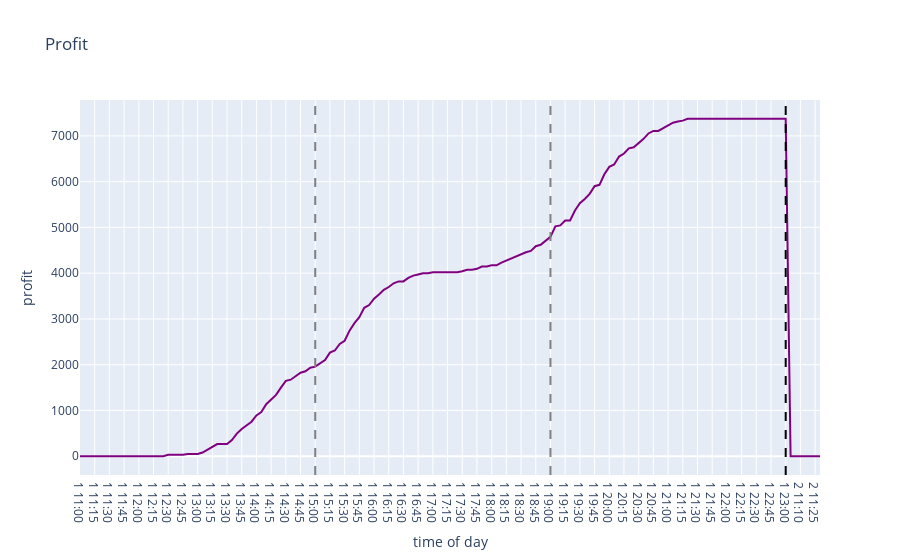
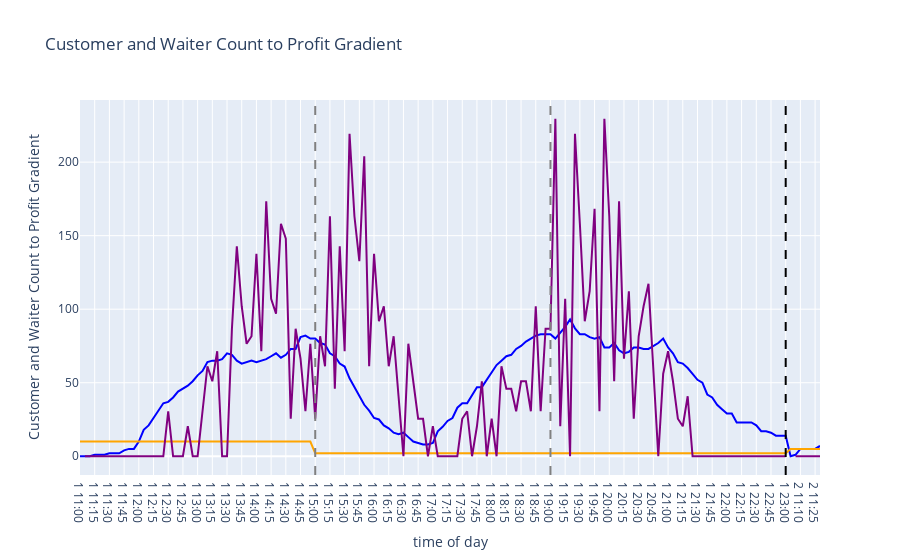
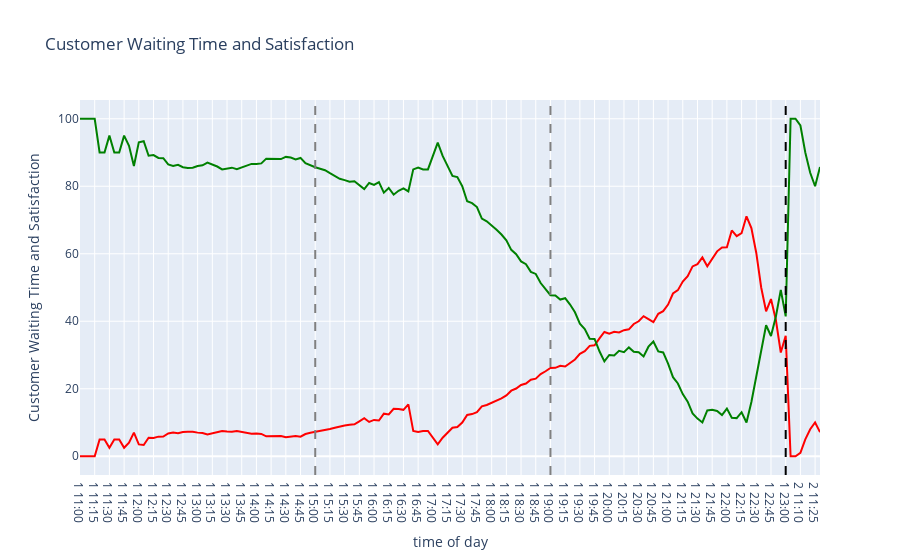

The notebook cell these images were saved under, in order:
### Code cell
df_mean_step = display_mean_step_results(results)

### Figure 1 — Plotly figure (JSON) as saved in the notebook; plotly's stock layout.template omitted (floating-point values rounded to 4 significant figures; data arrays with more than 128 entries replaced by an {"elided": "..."} marker saying what was removed)
{"data": [{"hovertemplate": "variable=mean_profit<br>time of day=%{x}<br>profit=%{y}<extra></extra>", "legendgroup": "mean_profit", "line": {"color": "purple", "dash": "solid"}, "marker": {"symbol": "circle"}, "mode": "lines", "name": "mean_profit", "orientation": "v", "showlegend": true, "type": "scatter", "x": {"elided": "152 str values"}, "xaxis": "x", "y": {"elided": "152 float values"}, "yaxis": "y"}], "layout": {"legend": {"title": {"text": "variable"}, "tracegroupgap": 0}, "shapes": [{"line": {"color": "grey", "dash": "dash"}, "type": "line", "x0": "1 15:00", "x1": "1 15:00", "xref": "x", "y0": 0, "y1": 1, "yref": "y domain"}, {"line": {"color": "grey", "dash": "dash"}, "type": "line", "x0": "1 19:00", "x1": "1 19:00", "xref": "x", "y0": 0, "y1": 1, "yref": "y domain"}, {"line": {"color": "black", "dash": "dash"}, "type": "line", "x0": "1 23:00", "x1": "1 23:00", "xref": "x", "y0": 0, "y1": 1, "yref": "y domain"}], "showlegend": false, "title": {"text": "Profit"}, "xaxis": {"anchor": "y", "domain": [0, 1], "title": {"text": "time of day"}}, "yaxis": {"anchor": "x", "domain": [0, 1], "title": {"text": "profit"}}}}

### Figure 2 — Plotly figure (JSON) as saved in the notebook; plotly's stock layout.template omitted (floating-point values rounded to 4 significant figures; data arrays with more than 128 entries replaced by an {"elided": "..."} marker saying what was removed)
{"data": [{"hovertemplate": "variable=mean_customer_count<br>time of day=%{x}<br>Customer and Waiter Count to Profit Gradient=%{y}<extra></extra>", "legendgroup": "mean_customer_count", "line": {"color": "blue", "dash": "solid"}, "marker": {"symbol": "circle"}, "mode": "lines", "name": "mean_customer_count", "orientation": "v", "showlegend": true, "type": "scatter", "x": {"elided": "152 str values"}, "xaxis": "x", "y": {"elided": "152 int values"}, "yaxis": "y"}, {"hovertemplate": "variable=mean_waiters_count<br>time of day=%{x}<br>Customer and Waiter Count to Profit Gradient=%{y}<extra></extra>", "legendgroup": "mean_waiters_count", "line": {"color": "orange", "dash": "solid"}, "marker": {"symbol": "circle"}, "mode": "lines", "name": "mean_waiters_count", "orientation": "v", "showlegend": true, "type": "scatter", "x": {"elided": "152 str values"}, "xaxis": "x", "y": {"elided": "152 int values"}, "yaxis": "y"}, {"hovertemplate": "variable=mean_profit_gradient<br>time of day=%{x}<br>Customer and Waiter Count to Profit Gradient=%{y}<extra></extra>", "legendgroup": "mean_profit_gradient", "line": {"color": "purple", "dash": "solid"}, "marker": {"symbol": "circle"}, "mode": "lines", "name": "mean_profit_gradient", "orientation": "v", "showlegend": true, "type": "scatter", "x": {"elided": "152 str values"}, "xaxis": "x", "y": {"elided": "152 float values"}, "yaxis": "y"}], "layout": {"legend": {"title": {"text": "variable"}, "tracegroupgap": 0}, "shapes": [{"line": {"color": "grey", "dash": "dash"}, "type": "line", "x0": "1 15:00", "x1": "1 15:00", "xref": "x", "y0": 0, "y1": 1, "yref": "y domain"}, {"line": {"color": "grey", "dash": "dash"}, "type": "line", "x0": "1 19:00", "x1": "1 19:00", "xref": "x", "y0": 0, "y1": 1, "yref": "y domain"}, {"line": {"color": "black", "dash": "dash"}, "type": "line", "x0": "1 23:00", "x1": "1 23:00", "xref": "x", "y0": 0, "y1": 1, "yref": "y domain"}], "showlegend": false, "title": {"text": "Customer and Waiter Count to Profit Gradient"}, "xaxis": {"anchor": "y", "domain": [0, 1], "title": {"text": "time of day"}}, "yaxis": {"anchor": "x", "domain": [0, 1], "title": {"text": "Customer and Waiter Count to Profit Gradient"}}}}

### Figure 3 — Plotly figure (JSON) as saved in the notebook; plotly's stock layout.template omitted (floating-point values rounded to 4 significant figures; data arrays with more than 128 entries replaced by an {"elided": "..."} marker saying what was removed)
{"data": [{"hovertemplate": "variable=mean_waiting_time<br>time of day=%{x}<br>Customer Waiting Time and Satisfaction=%{y}<extra></extra>", "legendgroup": "mean_waiting_time", "line": {"color": "red", "dash": "solid"}, "marker": {"symbol": "circle"}, "mode": "lines", "name": "mean_waiting_time", "orientation": "v", "showlegend": true, "type": "scatter", "x": {"elided": "152 str values"}, "xaxis": "x", "y": {"elided": "152 float values"}, "yaxis": "y"}, {"hovertemplate": "variable=mean_customer_satisfaction<br>time of day=%{x}<br>Customer Waiting Time and Satisfaction=%{y}<extra></extra>", "legendgroup": "mean_customer_satisfaction", "line": {"color": "green", "dash": "solid"}, "marker": {"symbol": "circle"}, "mode": "lines", "name": "mean_customer_satisfaction", "orientation": "v", "showlegend": true, "type": "scatter", "x": {"elided": "152 str values"}, "xaxis": "x", "y": {"elided": "152 float values"}, "yaxis": "y"}], "layout": {"legend": {"title": {"text": "variable"}, "tracegroupgap": 0}, "shapes": [{"line": {"color": "grey", "dash": "dash"}, "type": "line", "x0": "1 15:00", "x1": "1 15:00", "xref": "x", "y0": 0, "y1": 1, "yref": "y domain"}, {"line": {"color": "grey", "dash": "dash"}, "type": "line", "x0": "1 19:00", "x1": "1 19:00", "xref": "x", "y0": 0, "y1": 1, "yref": "y domain"}, {"line": {"color": "black", "dash": "dash"}, "type": "line", "x0": "1 23:00", "x1": "1 23:00", "xref": "x", "y0": 0, "y1": 1, "yref": "y domain"}], "showlegend": false, "title": {"text": "Customer Waiting Time and Satisfaction"}, "xaxis": {"anchor": "y", "domain": [0, 1], "title": {"text": "time of day"}}, "yaxis": {"anchor": "x", "domain": [0, 1], "title": {"text": "Customer Waiting Time and Satisfaction"}}}}
